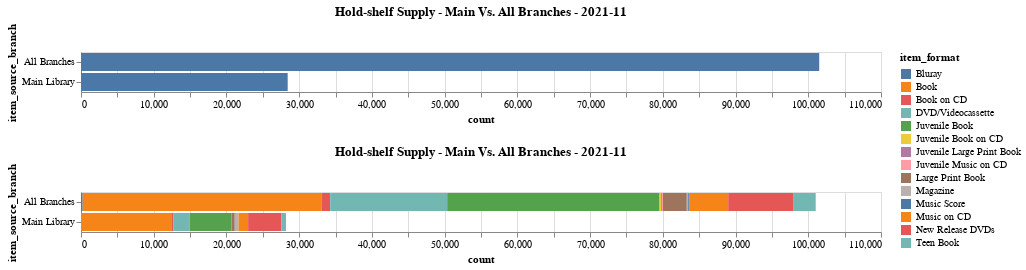

Source (notebook cell):
### Code cell
# Hold-shelf Supply
# where are items coming from to fill holds

"""
NOTE: this excludes:
  * items where the source branch is the same same as the pickup branch
  * items having item types where there are not more than 100 of that type in the set 
"""

start_date = '2021-11'

# 1. Main Vs. Everyone
sql = """\
with hold_shelf_data as (
  select
    date(modified_epoch, 'unixepoch', 'localtime') as date_hold_on_holdshelf,
    date(placed_epoch, 'unixepoch', 'localtime') as date_hold_placed,
    -- cast(
    --  round((modified_epoch - placed_epoch) / 86400.0) as integer
    -- ) as days_to_holdshelf,
    s_location_code as item_source_location_code,
    (
      select
        coalesce(branch_name.name, s_location_code, '')
      from
        "location"
        left outer join branch on branch.code_num = "location".branch_code_num
        left outer join branch_name on branch_name.branch_id = branch.id
      where
        "location".code = s_location_code
      limit
        1
    ) as item_source_branch_name,
    item.item_format,
    pickup_location_code,
    (
      select
        coalesce(branch_name.name, pickup_location_code, '')
      from
        "location"
        left outer join branch on branch.code_num = "location".branch_code_num
        left outer join branch_name on branch_name.branch_id = branch.id
      where
        "location".code = pickup_location_code
      limit
        1
    ) as item_pickup_branch_name
  from
    holds_shelf
    left outer join item as item on item.item_record_num = holds_shelf.record_num
  where
    modified_epoch >= CAST(
      strftime('%s', :start_date || '-01') AS INT
    )
    and modified_epoch < CAST(
      strftime('%s', DATE(:start_date || '-01', '+1 months')) AS INT
    )
)
select
  :start_date as month,
  case
    when item_source_branch_name != 'Main Library' then "All Branches"
    else item_source_branch_name
  end as item_source_branch,
  -- item_source_branch_name,
  -- item_format,
  count(*) as count
from
  hold_shelf_data
where
  item_source_branch_name != item_pickup_branch_name
group by
  1,
  2
"""

sql_2 = """\
with hold_shelf_data as (
  select
    date(modified_epoch, 'unixepoch', 'localtime') as date_hold_on_holdshelf,
    date(placed_epoch, 'unixepoch', 'localtime') as date_hold_placed,
    -- cast(
    --  round((modified_epoch - placed_epoch) / 86400.0) as integer
    -- ) as days_to_holdshelf,
    s_location_code as item_source_location_code,
    (
      select
        coalesce(branch_name.name, s_location_code, '')
      from
        "location"
        left outer join branch on branch.code_num = "location".branch_code_num
        left outer join branch_name on branch_name.branch_id = branch.id
      where
        "location".code = s_location_code
      limit
        1
    ) as item_source_branch_name,
    item.item_format,
    pickup_location_code,
    (
      select
        coalesce(branch_name.name, pickup_location_code, '')
      from
        "location"
        left outer join branch on branch.code_num = "location".branch_code_num
        left outer join branch_name on branch_name.branch_id = branch.id
      where
        "location".code = pickup_location_code
      limit
        1
    ) as item_pickup_branch_name
  from
    holds_shelf
    left outer join item as item on item.item_record_num = holds_shelf.record_num
  where
    modified_epoch >= CAST(
      strftime('%s', :start_date || '-01') AS INT
    )
    and modified_epoch < CAST(
      strftime('%s', DATE(:start_date || '-01', '+1 months')) AS INT
    )
)
select
  :start_date as month,
  case
    when item_source_branch_name != 'Main Library' then "All Branches"
    else item_source_branch_name
  end as item_source_branch,
  -- item_source_branch_name,
  item_format,
  count(*) as count
from
  hold_shelf_data
where
  item_source_branch_name != item_pickup_branch_name
group by
  1,
  2,
  3
"""

df = pd.read_csv(
        chpl_collection_url + '.csv?' + urlencode(query={'sql': sql, 'start_date': start_date})
)

df_2 = pd.read_csv(
        chpl_collection_url + '.csv?' + urlencode(query={'sql': sql_2, 'start_date': start_date})
)

chart_1 = alt.Chart(df[df['count'] > 100]).mark_bar().encode(
    x=alt.X('count:Q'),
    y=alt.Y('item_source_branch', sort='-x'),
    # color='item_format',
    tooltip=['month', 'count', 'item_source_branch']
).properties(
    title = f"Hold-shelf Supply - Main Vs. All Branches - {df.iloc[0]['month']}",
    width = 800
)

chart_2 = alt.Chart(df_2[df_2['count'] > 100]).mark_bar().encode(
    x=alt.X('count:Q'),
    y=alt.Y('item_source_branch', sort='-x'),
    color='item_format',
    tooltip=['month', 'item_format', 'count', 'item_source_branch']
).properties(
    title = f"Hold-shelf Supply - Main Vs. All Branches - {df.iloc[0]['month']}",
    width = 800
)

alt.vconcat(chart_1, chart_2)

### Figure 1 — Vega-Lite specification as saved in the notebook (floating-point values rounded to 4 significant figures)
{"config": {"view": {"continuousWidth": 400, "continuousHeight": 300}}, "vconcat": [{"data": {"name": "data-ce5e5720e4b8532396cc1fb121a78a93"}, "mark": "bar", "encoding": {"tooltip": [{"type": "nominal", "field": "month"}, {"type": "quantitative", "field": "count"}, {"type": "nominal", "field": "item_source_branch"}], "x": {"type": "quantitative", "field": "count"}, "y": {"type": "nominal", "field": "item_source_branch", "sort": "-x"}}, "title": "Hold-shelf Supply - Main Vs. All Branches - 2021-11", "width": 800}, {"data": {"name": "data-38a85a7e30f6178536796e759bac4ec9"}, "mark": "bar", "encoding": {"color": {"type": "nominal", "field": "item_format"}, "tooltip": [{"type": "nominal", "field": "month"}, {"type": "nominal", "field": "item_format"}, {"type": "quantitative", "field": "count"}, {"type": "nominal", "field": "item_source_branch"}], "x": {"type": "quantitative", "field": "count"}, "y": {"type": "nominal", "field": "item_source_branch", "sort": "-x"}}, "title": "Hold-shelf Supply - Main Vs. All Branches - 2021-11", "width": 800}], "$schema": "https://vega.github.io/schema/vega-lite/v4.8.1.json", "datasets": {"data-ce5e5720e4b8532396cc1fb121a78a93": [{"month": "2021-11", "item_source_branch": "All Branches", "count": 101505}, {"month": "2021-11", "item_source_branch": "Main Library", "count": 28419}], "data-38a85a7e30f6178536796e759bac4ec9": [{"month": "2021-11", "item_source_branch": "All Branches", "item_format": "Bluray", "count": 230}, {"month": "2021-11", "item_source_branch": "All Branches", "item_format": "Book", "count": 32886}, {"month": "2021-11", "item_source_branch": "All Branches", "item_format": "Book on CD", "count": 1151}, {"month": "2021-11", "item_source_branch": "All Branches", "item_format": "DVD/Videocassette", "count": 16084}, {"month": "2021-11", "item_source_branch": "All Branches", "item_format": "Juvenile Book", "count": 29207}, {"month": "2021-11", "item_source_branch": "All Branches", "item_format": "Juvenile Book on CD", "count": 192}, {"month": "2021-11", "item_source_branch": "All Branches", "item_format": "Juvenile Large Print Book", "count": 125}, {"month": "2021-11", "item_source_branch": "All Branches", "item_format": "Juvenile Music on CD", "count": 144}, {"month": "2021-11", "item_source_branch": "All Branches", "item_format": "Large Print Book", "count": 3280}, {"month": "2021-11", "item_source_branch": "All Branches", "item_format": "Magazine", "count": 189}, {"month": "2021-11", "item_source_branch": "All Branches", "item_format": "Music Score", "count": 126}, {"month": "2021-11", "item_source_branch": "All Branches", "item_format": "Music on CD", "count": 5379}, {"month": "2021-11", "item_source_branch": "All Branches", "item_format": "New Release DVDs", "count": 8999}, {"month": "2021-11", "item_source_branch": "All Branches", "item_format": "Teen Book", "count": 3031}, {"month": "2021-11", "item_source_branch": "Main Library", "item_format": "Book", "count": 12510}, {"month": "2021-11", "item_source_branch": "Main Library", "item_format": "Book on CD", "count": 211}, {"month": "2021-11", "item_source_branch": "Main Library", "item_format": "DVD/Videocassette", "count": 2229}, {"month": "2021-11", "item_source_branch": "Main Library", "item_format": "Juvenile Book", "count": 5751}, {"month": "2021-11", "item_source_branch": "Main Library", "item_format": "Large Print Book", "count": 441}, {"month": "2021-11", "item_source_branch": "Main Library", "item_format": "Magazine", "count": 514}, {"month": "2021-11", "item_source_branch": "Main Library", "item_format": "Music on CD", "count": 1324}, {"month": "2021-11", "item_source_branch": "Main Library", "item_format": "New Release DVDs", "count": 4547}, {"month": "2021-11", "item_source_branch": "Main Library", "item_format": "Teen Book", "count": 656}]}}
